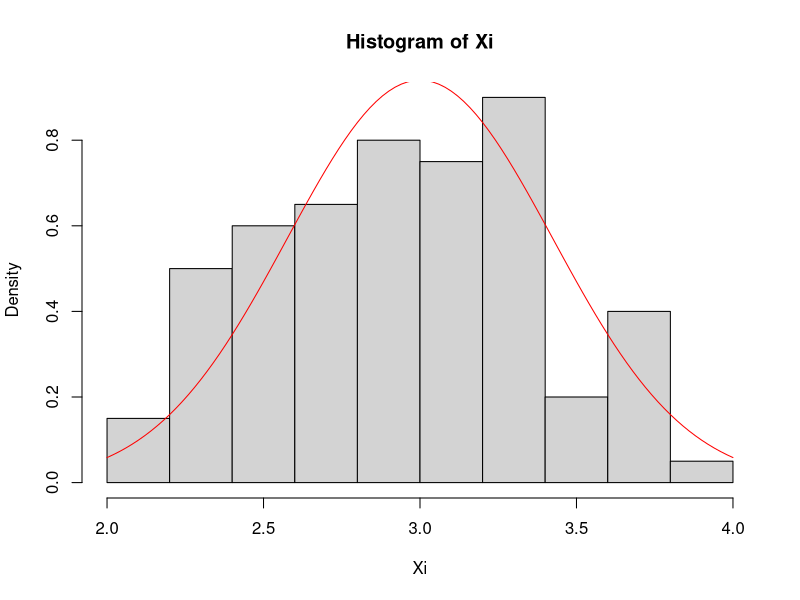
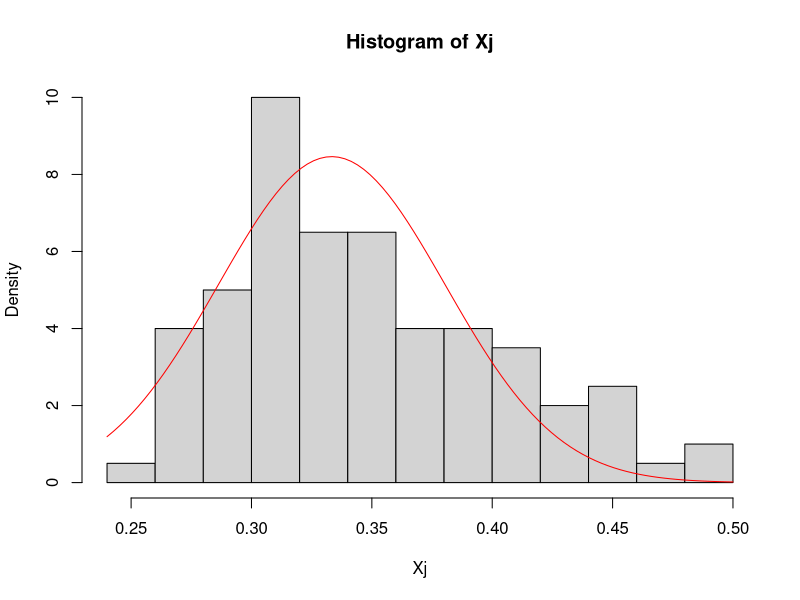

These figures' R source, in order:
# 10. Homework Supplement (6?)
# The following codes demonstrates the central limit theorem
# for chi squared with a sample size of M.  We take repeat 
# the sample N times.  The density of N(1,sqrt(2/M)) is 
# plotted on top of the histogram
N = 100  # replications
M = 100  # sample size
sig2 = 3

X = matrix(data=rnorm(N*M,mean=0,sd=sqrt(sig2)),nrow=M,ncol=M)
Xi = colSums(X^2)/M

hist(Xi,breaks=N/8,freq=FALSE)
f = function (x) dnorm(x,mean=sig2,sd=sqrt(2/M)*sig2)
curve(f,add=TRUE,col='red')

# Perform transformation
dev.new()
Xj = Xi^(-1) 
hist(Xj,breaks=N/10,freq=FALSE)
f = function (x) dnorm(x,mean=sig2^-1,sd=sqrt(2/M)*sig2^-1)
curve(f,add=TRUE,col='red')
